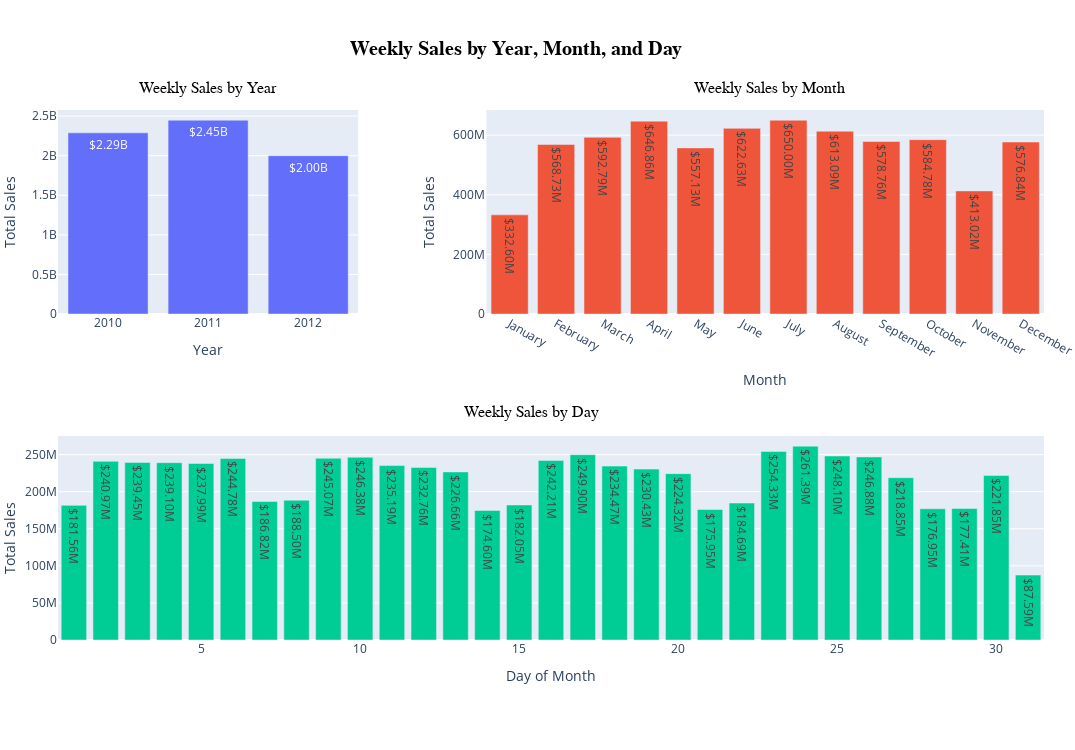

This figure's notebook cell:
### Code cell
# Build the dashboard-type of presentation

# First, let's layout the overall container for the charts
fig = make_subplots(
    rows=2,
    cols=2,
    specs=[
        [{'type':"xy", 't':0, 'b':0}, {"type": "xy", 't':0, 'b':0}],
        [{"type": "xy", 't':0, 'b':0, 'colspan':2}, None]
    ],
    column_widths=[0.35,0.65],
    row_heights=[0.50, 0.50],
    horizontal_spacing=0.13,  # horizontal gutter between col1 and col2
    vertical_spacing = 0.23,  # vertical spacing between the charts
)

# ==============================

# Formatting function
def formatSales(value):
    if value >= 1_000_000_000:
        return f"${value / 1_000_000_000:.2f}B"
    elif value >= 1_000_000:
        return f"${value / 1_000_000:.2f}M"
    elif value >= 1_000:
        return f"${value / 1_000:.2f}K"
    else:
        return f"${value:2f}"

# ===============================

# Total Weekly Sales - BY YEAR
trace_year = go.Bar(
    x = df_by_year['year'],
    y = df_by_year['total_annual_sales'],
    # name=f"Type {store_type}",
    orientation='v',
    text=df_by_year['total_annual_sales'].apply(formatSales),
    textposition='auto',
    hovertemplate='Year: %{x}<br>Total Annual Sales: %{y:$,.2f}<extra></extra>'
)

# Create a trace for the yearly bar chart
fig.add_trace(trace_year, row=1, col=1)

fig.add_annotation(
    text = "Weekly Sales by Year",
    x = 0.08,  # roughly center of line chart
    y = 1.06,  # above the line chart
    xref = "paper",
    yref = "paper",
    showarrow = False,
    font = dict(size=16, family="Helvetica", color="black")
)

# ===============================

# Total Weekly Sales - BY MONTH
trace_month = go.Bar(
    x = df_by_month['month_name'],
    y = df_by_month['total_monthly_sales'],
    # name=f"Type {store_type}",
    orientation='v',
    text=df_by_month['total_monthly_sales'].apply(formatSales),
    textposition='auto',
    hovertemplate='Month: %{x}<br>Total Monthly Sales: %{y:$,.2f}<extra></extra>'
)

# Create a trace for the monthly bar chart
fig.add_trace(trace_month, row=1, col=2)

fig.add_annotation(
    text = "Weekly Sales by Month",
    x = 0.8,  # roughly center of line chart
    y = 1.06,  # above the line chart
    xref = "paper",
    yref = "paper",
    showarrow = False,
    font = dict(size=16, family="Helvetica", color="black")
)

# ===============================

# Total Weekly Sales - BY DAY
trace_day = go.Bar(
    x = df_by_day['day'],
    y = df_by_day['total_daily_sales'],
    # name=f"Type {store_type}",
    orientation='v',
    text=df_by_day['total_daily_sales'].apply(formatSales),
    textposition='auto',
    hovertemplate='Day: %{x}<br>Total Daily Sales: %{y:$,.2f}<extra></extra>'
)

fig.add_trace(trace_day, row=2, col=1)

fig.add_annotation(
    text = "Weekly Sales by Day",
    x = 0.48,  # roughly center of line chart
    y = 0.43,  # above the line chart
    xref = "paper",
    yref = "paper",
    showarrow = False,
    font = dict(size=16, family="Helvetica", color="black")
)

# ================================

# Update layout
fig.update_layout(
    margin=dict(l=0, r=0, t=110, b=110),  # reduce the left/right margin a bit to help with horizontal scrolling
    height=750,
    width=1075,
    showlegend = False
)

fig.update_xaxes(title_text="Year", row=1, col=1)
fig.update_yaxes(title_text="Total Sales", row=1, col=1)

fig.update_xaxes(title_text="Month", row=1, col=2)
fig.update_yaxes(title_text="Total Sales", row=1, col=2)

fig.update_xaxes(title_text="Day of Month", row=2, col=1)
fig.update_yaxes(title_text="Total Sales", row=2, col=1)


# Let's make the report title pop a little more
title_font = dict(size=20, family="Helvetica", color='black', weight='bold')
fig.update_layout(title=dict(text='Weekly Sales by Year, Month, and Day', x=0.48, font=title_font))


fig.show()

### Figure 1 — Plotly figure (JSON) as saved in the notebook; plotly's stock layout.template omitted (floating-point values rounded to 4 significant figures)
{"data": [{"hovertemplate": "Year: %{x}<br>Total Annual Sales: %{y:$,.2f}<extra></extra>", "orientation": "v", "text": ["$2.29B", "$2.45B", "$2.00B"], "textposition": "auto", "type": "bar", "x": [2010, 2011, 2012], "xaxis": "x", "y": [2289000000.0, 2448000000.0, 2000000000.0], "yaxis": "y"}, {"hovertemplate": "Month: %{x}<br>Total Monthly Sales: %{y:$,.2f}<extra></extra>", "orientation": "v", "text": ["$332.60M", "$568.73M", "$592.79M", "$646.86M", "$557.13M", "$622.63M", "$650.00M", "$613.09M", "$578.76M", "$584.78M", "$413.02M", "$576.84M"], "textposition": "auto", "type": "bar", "x": ["January", "February", "March", "April", "May", "June", "July", "August", "September", "October", "November", "December"], "xaxis": "x2", "y": [332600000.0, 568700000.0, 592800000.0, 646900000.0, 557100000.0, 622600000.0, 650000000.0, 613100000.0, 578800000.0, 584800000.0, 413000000.0, 576800000.0], "yaxis": "y2"}, {"hovertemplate": "Day: %{x}<br>Total Daily Sales: %{y:$,.2f}<extra></extra>", "orientation": "v", "text": ["$181.56M", "$240.97M", "$239.45M", "$239.10M", "$237.99M", "$244.78M", "$186.82M", "$188.50M", "$245.07M", "$246.38M", "$235.19M", "$232.76M", "$226.66M", "$174.60M", "$182.05M", "$242.21M", "$249.90M", "$234.47M", "$230.43M", "$224.32M", "$175.95M", "$184.69M", "$254.33M", "$261.39M", "$248.10M", "$246.88M", "$218.85M", "$176.95M", "$177.41M", "$221.85M", "$87.59M"], "textposition": "auto", "type": "bar", "x": [1, 2, 3, 4, 5, 6, 7, 8, 9, 10, 11, 12, 13, 14, 15, 16, 17, 18, 19, 20, 21, 22, 23, 24, 25, 26, 27, 28, 29, 30, 31], "xaxis": "x3", "y": [181600000.0, 241000000.0, 239400000.0, 239100000.0, 238000000.0, 244800000.0, 186800000.0, 188500000.0, 245100000.0, 246400000.0, 235200000.0, 232800000.0, 226700000.0, 174600000.0, 182100000.0, 242200000.0, 249900000.0, 234500000.0, 230400000.0, 224300000.0, 175900000.0, 184700000.0, 254300000.0, 261400000.0, 248100000.0, 246900000.0, 218900000.0, 176900000.0, 177400000.0, 221800000.0, 87590000.0], "yaxis": "y3"}], "layout": {"annotations": [{"font": {"color": "black", "family": "Helvetica", "size": 16}, "showarrow": false, "text": "Weekly Sales by Year", "x": 0.08, "xref": "paper", "y": 1.06, "yref": "paper"}, {"font": {"color": "black", "family": "Helvetica", "size": 16}, "showarrow": false, "text": "Weekly Sales by Month", "x": 0.8, "xref": "paper", "y": 1.06, "yref": "paper"}, {"font": {"color": "black", "family": "Helvetica", "size": 16}, "showarrow": false, "text": "Weekly Sales by Day", "x": 0.48, "xref": "paper", "y": 0.43, "yref": "paper"}], "height": 750, "margin": {"b": 110, "l": 0, "r": 0, "t": 110}, "showlegend": false, "title": {"font": {"color": "black", "family": "Helvetica", "size": 20, "weight": "bold"}, "text": "Weekly Sales by Year, Month, and Day", "x": 0.48}, "width": 1075, "xaxis": {"anchor": "y", "domain": [0, 0.3045], "title": {"text": "Year"}}, "xaxis2": {"anchor": "y2", "domain": [0.4345, 1], "title": {"text": "Month"}}, "xaxis3": {"anchor": "y3", "domain": [0, 1], "title": {"text": "Day of Month"}}, "yaxis": {"anchor": "x", "domain": [0.615, 1], "title": {"text": "Total Sales"}}, "yaxis2": {"anchor": "x2", "domain": [0.615, 1], "title": {"text": "Total Sales"}}, "yaxis3": {"anchor": "x3", "domain": [0, 0.385], "title": {"text": "Total Sales"}}}}
